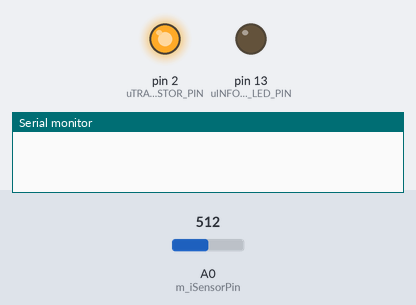
Recording of a sketch running on a simulated Arduino Uno, built with avr-gcc and run on an emulated ATmega328P. Parts: output pins drawn as LEDs (lit = HIGH), the last lines printed to the serial monitor. The inputs (shaded band) are chosen by the test bench; at power-on: A0 (m_iSensorPin) = 512.

Above: at 0.2 s.
At 10.9 s:
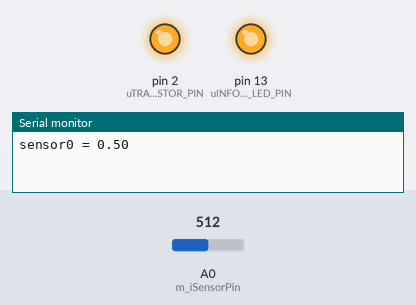
At 16.2 s:
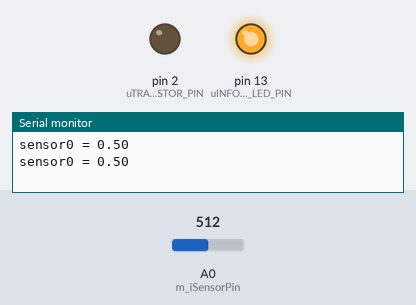
Timing chart, 0 to 24.4 s (numbered marks = the images above):
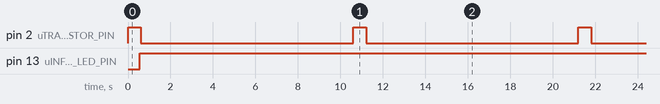

Measured:
- by itself, pin 2 (uTRANSISTOR_PIN): alternates HIGH for 0.60 s and LOW for 10.0 s
- by itself, pin 13 (uINFORM_LED_PIN): LOW → HIGH at 0.55 s
- by itself, everything shown: repeats every 21.2 s, in 4 steps

The sketch:

Thirsty.ino
```cpp
#include "SoilMoistureSensor.h"

#define DEBUG

using u_int = unsigned int;

// Pins
const u_int uINFORM_LED_PIN = 13;
const u_int uTRANSISTOR_PIN = 2;

// Trigger value for notification. Needs more experimentation.
const float fMAX_DRY_MEASUREMENT = 0.64f;

// Sensors
const u_int uSENSOR_COUNT = 1;
const size_t uSENSOR_BUFFER = 10;
SoilMoistureSensor<uSENSOR_BUFFER> axSMSensors[uSENSOR_COUNT];

// Delays
const u_int uTRANSISTOR_WAKEUP_DELAY = 100;
const u_int uSAMPLE_DELAY = 50;
const u_int uLOOP_DELAY = 10000;

void setup()
{
  for (int i=0 ; i<uSENSOR_COUNT; i++)
  {
    axSMSensors[i].SetPin(i);
  }

   //Power sensor control pin
   pinMode(uTRANSISTOR_PIN, OUTPUT);
   digitalWrite(uTRANSISTOR_PIN, LOW);

   //Notification LED
   pinMode(uINFORM_LED_PIN, OUTPUT);
   digitalWrite(uINFORM_LED_PIN, LOW);

   #ifdef DEBUG
   Serial.begin(9600);
   #endif
}

void loop()
{
  // Turn on the sensors
  digitalWrite(uTRANSISTOR_PIN,HIGH);
  // Wait for power to stabilise. (probably not needed?)
  delay(uTRANSISTOR_WAKEUP_DELAY);

  for (u_int j=0 ; j<uSENSOR_BUFFER; j++)
  {
    // read the value from the sensors
    for (u_int i=0 ; i<uSENSOR_COUNT; i++)
    {
      axSMSensors[i].Sample();

      if (axSMSensors[i].DoesSensorHaveValue())
      {
        const float fValue = axSMSensors[i].GetNormalisedValue(); //Between [0, 1)

        #ifdef DEBUG
        Serial.print("sensor");
        Serial.print(i);
        Serial.print(" = ");
        Serial.println(fValue);
        #endif

        if ( fValue < fMAX_DRY_MEASUREMENT )
        {
          digitalWrite(uINFORM_LED_PIN, HIGH);
        }
        else
        {
          digitalWrite(uINFORM_LED_PIN, LOW);
        }

        axSMSensors[i].ClearStoredValue();
      }
    }

    delay(uSAMPLE_DELAY);
  }

  // We're done so turn off the sensors
  digitalWrite(uTRANSISTOR_PIN,LOW);

  // The data shouldn't change that often so leave it alone for a while.
  delay(uLOOP_DELAY);
}
```

SoilMoistureSensor.h
```cpp
template < size_t iBUFFER_SIZE >
class SoilMoistureSensor
{
  private:
    int m_aiSensorRawData[iBUFFER_SIZE];
    int m_iSensorPin;
    float m_fSensorValue;
    int m_bSensorHasValue;
    int m_iCurrentSamplingIndex;

  public:

    // Must set pin separately
    SoilMoistureSensor ()
    {
      m_iSensorPin = 0;
      m_fSensorValue = 0.0f;
      m_bSensorHasValue = false;

      m_iCurrentSamplingIndex = 0;
    }

    // Takes an analog input pin.
    SoilMoistureSensor (int iSensorPortNumber)
    {
      m_iSensorPin = iSensorPortNumber;
      m_fSensorValue = 0.0f;
      m_bSensorHasValue = false;

      m_iCurrentSamplingIndex = 0;
    }

    void SetPin(int iPin)
    {
      m_iSensorPin = iPin;
    }

    boolean DoesSensorHaveValue()
    {
      return m_bSensorHasValue;
    }

    void Sample()
    {
      m_aiSensorRawData[m_iCurrentSamplingIndex] = analogRead(m_iSensorPin);
      m_iCurrentSamplingIndex++;

      if (m_iCurrentSamplingIndex == iBUFFER_SIZE)
      {
        m_fSensorValue = 0;
        for (int i = 0; i < iBUFFER_SIZE; i++)
        {
          m_fSensorValue += m_aiSensorRawData[i];
        }
        m_fSensorValue /= iBUFFER_SIZE;
        m_bSensorHasValue = true;
      }

      m_iCurrentSamplingIndex %= iBUFFER_SIZE;
   }

   float GetValue()
   {
     return m_fSensorValue;
   }

   int GetIntValue()
   {
     return m_fSensorValue;
   }

   float GetNormalisedValue(float fScale = 1024.0f)
   {
     return m_fSensorValue/fScale;
   }

   void ClearStoredValue()
   {
     m_bSensorHasValue = false;
     m_fSensorValue = 0.0f;
     m_iCurrentSamplingIndex = 0;
   }
};
```
